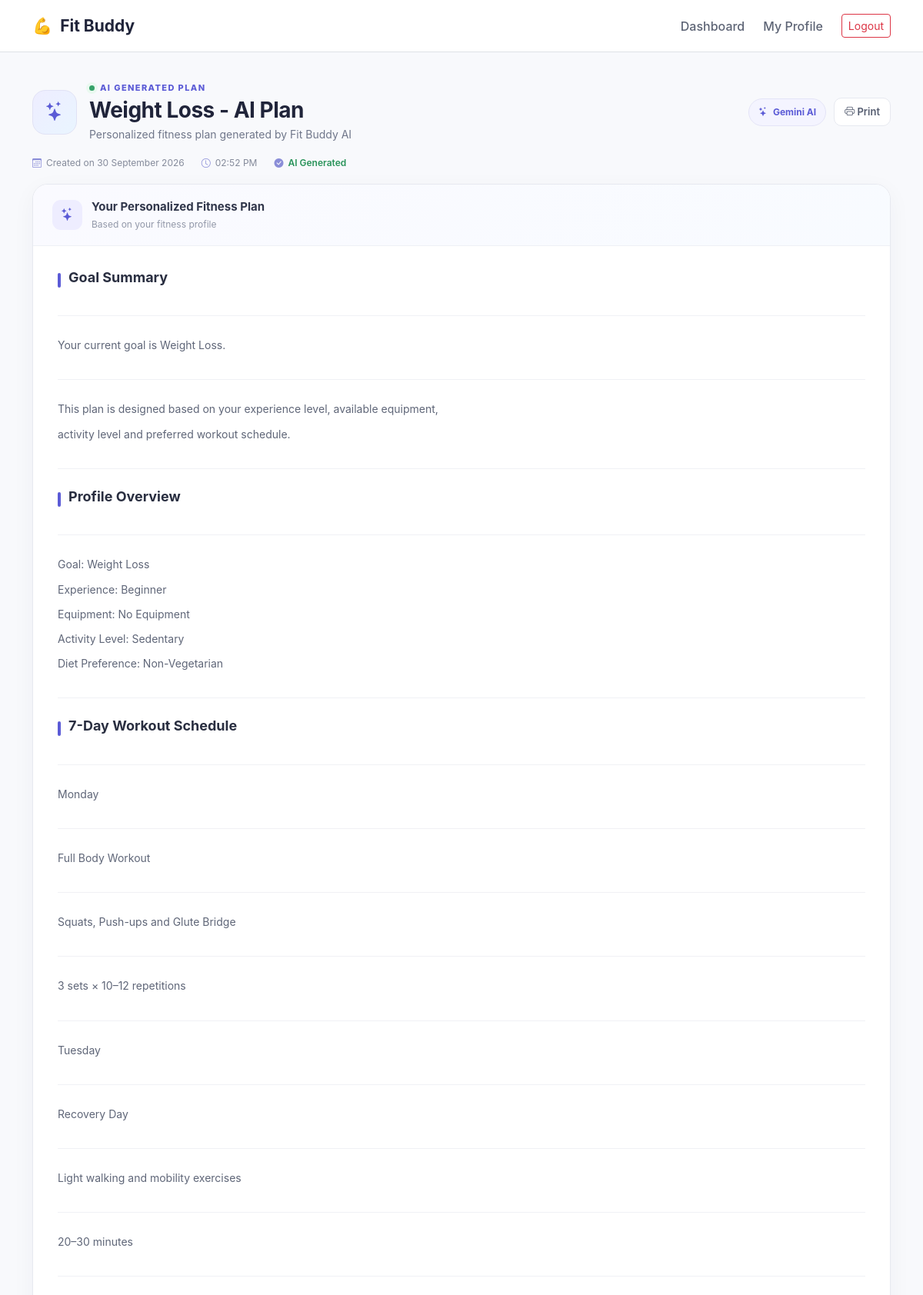
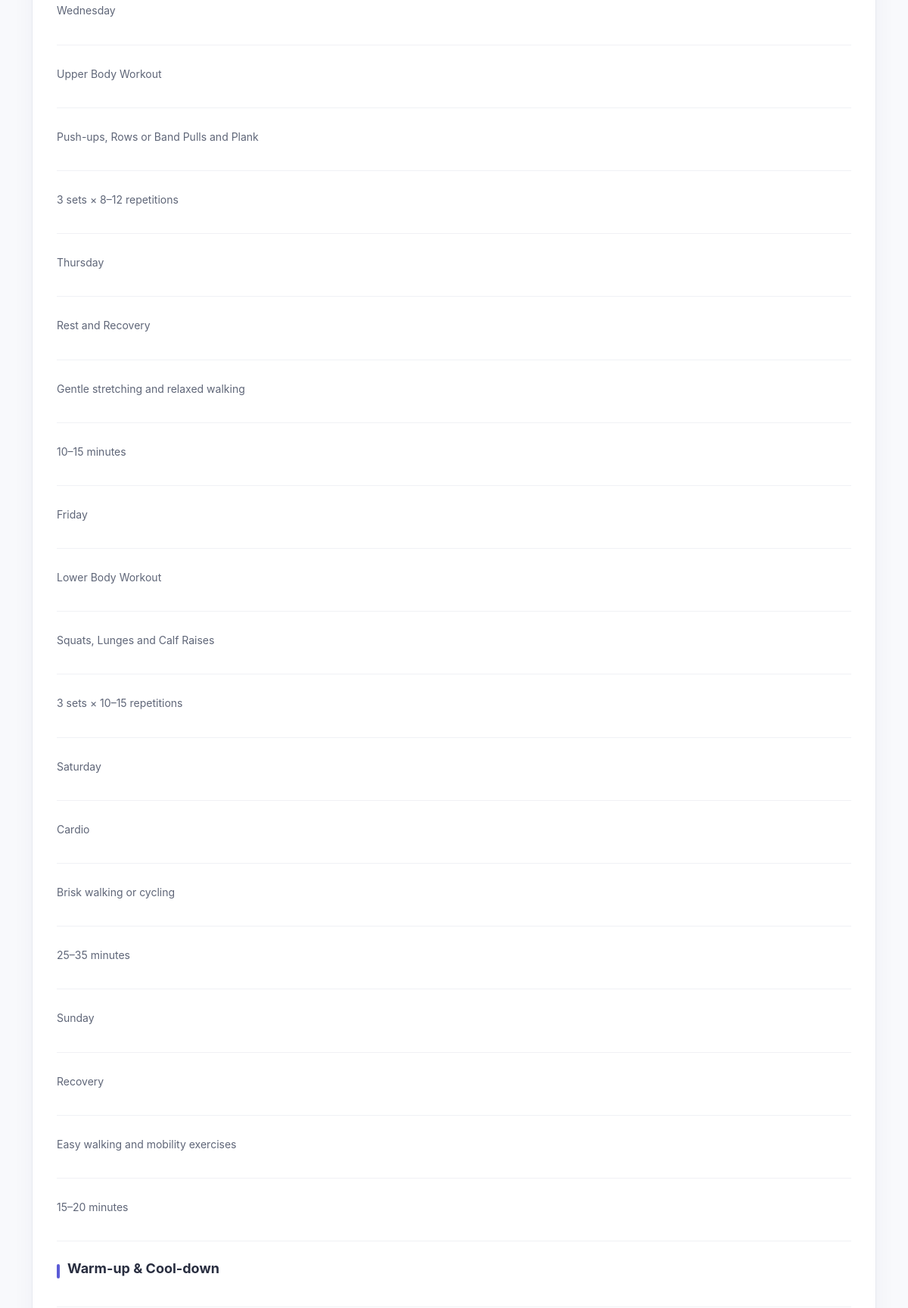
Page /plan/2 (signed in, upper part) on the committed database (2 pictures, top to bottom).
### app/models.py (models this page shows)
class FitnessPlan(db.Model):
    id = db.Column(db.Integer, primary_key=True)
    user_id = db.Column(db.Integer, db.ForeignKey('user.id'), nullable=False)
    title = db.Column(db.String(200), default='AI Fitness Plan')
    content = db.Column(db.Text, nullable=False)
    created_at = db.Column(db.DateTime, default=datetime.utcnow)

### app/main.py (the view)
@main_bp.route('/plan/<int:plan_id>')
@login_required
def plan(plan_id):
    p = FitnessPlan.query.filter_by(
        id=plan_id, user_id=current_user.id).first_or_404()
    return render_template('plan.html', plan=p)

### app/templates/plan.html (shortened to what this page needs)
{% extends "base.html" %}
{% block content %}
<div class="container page-wrap">
    <div class="ai-plan-header">
        <div class="ai-header-left">
            <div class="ai-avatar">
                <i class="bi bi-stars"></i>
            </div>
            <div>
                <div class="ai-label">
                    <span class="ai-status-dot"></span>
                    AI GENERATED PLAN
                </div>
                <h2>{{ plan.title }}</h2>
                <p>
                    Personalized fitness plan generated by Fit Buddy AI
                </p>
            </div>
        </div>
        <div class="ai-header-actions">
            <span class="ai-model-badge">
                <i class="bi bi-stars"></i>
                Gemini AI
            </span>
            <button
                class="print-btn"
                onclick="window.print()">
                <i class="bi bi-printer"></i>
                Print
            </button>
        </div>
    </div>
    <div class="ai-created-info">
        <div>
            <i class="bi bi-calendar3"></i>
            Created on
            {{ plan.created_at.strftime('%d %B %Y') }}
        </div>
        <div>
            <i class="bi bi-clock"></i>
            {{ plan.created_at.strftime('%I:%M %p') }}
        </div>
        <div class="ai-generated">
            <i class="bi bi-check-circle-fill"></i>
            AI Generated
        </div>
    </div>
    <div class="ai-response-card">
        <div class="ai-response-top">
            <div class="response-title">
                <div class="response-icon">
                    <i class="bi bi-stars"></i>
                </div>
                <div>
                    <strong>
                        Your Personalized Fitness Plan
                    </strong>
                    <span>
                        Based on your fitness profile
                    </span>
                </div>
            </div>
        </div>
        <div class="plan-content">
            {% set sections = plan.content.split('\n\n') %}
            {% for section in sections %}
                {% set lines = section.split('\n') %}
                {% if lines|length > 0 %}
                    <div class="ai-section">
                        {% for line in lines %}
                            {% if line.strip() %}
                                {% if line.startswith('# ') %}
                                    <h2 class="ai-main-title">
                                        {{ line[2:] | replace('**', '') }}
                                    </h2>
                                {% elif line.startswith('## ') %}
                                    <h3 class="ai-section-title">
                                        {{ line[3:] | replace('**', '') }}
                                    </h3>
                                {% elif line.startswith('### ') %}
                                    <h4 class="ai-sub-title">
                                        {{ line[4:] | replace('**', '') }}
                                    </h4>
                                {% elif line.startswith('**') and line.endswith('**') %}
                                    <h3 class="ai-section-title">
                                        {{ line.replace('**', '') }}
                                    </h3>
                                {% else %}
                                    <p class="ai-paragraph">
                                        {{ line | replace('**', '') }}
                                    </p>
                                {% endif %}
                            {% endif %}
                        {% endfor %}
                    </div>
                {% endif %}
            {% endfor %}
        </div>
    </div>
</div>
{% endblock %}

### app/static/css/style.css (style rules this page uses)
:root { --primary: #5b5bd6; --primary-dark: #4747b8; --soft-purple: #f0efff; --soft-blue: #eaf4ff; --soft-green: #eaf9f0; --text: #20243a; --muted: #70778a; --border: #e7e9f0; }
* { box-sizing: border-box; }
body { background: #f8f9fc; color: var(--text); font-family: Inter, ui-sans-serif, system-ui, -apple-system, "Segoe UI", sans-serif; }
.page-wrap { padding-top:38px; }
.plan-content { line-height:1.75; color:#41485b; }
.ai-plan-header { display: flex; align-items: center; justify-content: space-between; gap: 25px; margin-bottom: 18px; }
.ai-header-left { display: flex; align-items: center; gap: 16px; }
.ai-avatar { width: 58px; height: 58px; border-radius: 17px; display: grid; place-items: center; background: linear-gradient( 135deg, #eeedff, #e9f5ff ); color: var(--primary); font-size: 25px; border: 1px solid #e1e2f5; }
.ai-label { display: flex; align-items: center; gap: 7px; color: var(--primary); font-size: 11px; font-weight: 800; letter-spacing: 1.4px; margin-bottom: 4px; }
.ai-status-dot { width: 7px; height: 7px; border-radius: 50%; background: #36a269; box-shadow: 0 0 0 4px #eaf9f0; }
.ai-plan-header h2 { margin: 0; font-size: 28px; font-weight: 750; letter-spacing: -0.5px; }
.ai-plan-header p { margin: 4px 0 0; color: var(--muted); font-size: 14px; }
.ai-header-actions { display: flex; align-items: center; gap: 10px; }
.ai-model-badge { display: inline-flex; align-items: center; gap: 7px; padding: 8px 12px; border-radius: 20px; background: #f4f4ff; color: var(--primary); font-size: 12px; font-weight: 700; border: 1px solid #e4e4f7; }
.print-btn { border: 1px solid var(--border); background: white; color: #555d70; padding: 8px 13px; border-radius: 10px; font-size: 13px; font-weight: 600; transition: .2s ease; }
.ai-created-info { display: flex; align-items: center; gap: 22px; margin-bottom: 18px; color: #858b9b; font-size: 12px; }
.ai-created-info div { display: flex; align-items: center; gap: 6px; }
.ai-created-info i { color: #8b8ed8; }
.ai-created-info .ai-generated { color: #29935a; font-weight: 600; }
.ai-response-card { background: white; border: 1px solid var(--border); border-radius: 20px; overflow: hidden; box-shadow: 0 8px 30px rgba(30, 40, 80, .045); }
.ai-response-top { padding: 18px 25px; border-bottom: 1px solid #eef0f5; background: linear-gradient( 135deg, #fafaff, #f8fbff ); }
.response-title { display: flex; align-items: center; gap: 12px; }
.response-icon { width: 39px; height: 39px; display: grid; place-items: center; border-radius: 11px; background: #eeedff; color: var(--primary); font-size: 17px; }
.response-title strong { display: block; font-size: 15px; color: #30364a; }
.response-title span { display: block; margin-top: 2px; font-size: 12px; color: #9298a8; }
.plan-content { padding: 30px 32px 35px; color: #42495b; line-height: 1.75; }
.ai-section { padding-bottom: 25px; margin-bottom: 25px; border-bottom: 1px solid #f0f1f5; }
.ai-section-title { position: relative; margin: 0 0 14px; padding-left: 14px; font-size: 18px; font-weight: 750; color: #292e40; }
.ai-section-title::before { content: ""; position: absolute; left: 0; top: 5px; width: 4px; height: 19px; border-radius: 5px; background: var(--primary); }
.ai-paragraph { margin: 7px 0; color: #5f6678; font-size: 14px; line-height: 1.8; }

### rows in the picture
FitnessPlan: title "Weight Loss - AI Plan", created_at "30 September 2026", created_at "02:52 PM"

### other values in the picture
{{ line.replace('**', '') }} "Goal Summary" "Profile Overview" "7-Day Workout Schedule" "Warm-up & Cool-down"
{{ line | replace('**', '') }} "Your current goal is Weight Loss." "This plan is designed based on your experience level, available equipment," "activity level and preferred workout schedule." "Goal: Weight Loss" "Experience: Beginner" "Equipment: No Equipment" "Activity Level: Sedentary" "Diet Preference: Non-Vegetarian" "Monday" "Full Body Workout" "Squats, Push-ups and Glute Bridge" "3 sets × 10–12 repetitions" "Tuesday" "Recovery Day" "Light walking and mobility exercises" "20–30 minutes" "Wednesday" "Upper Body Workout" "Push-ups, Rows or Band Pulls and Plank" "3 sets × 8–12 repetitions" "Thursday" "Rest and Recovery" "Gentle stretching and relaxed walking" "10–15 minutes" "Friday" "Lower Body Workout" "Squats, Lunges and Calf Raises" "3 sets × 10–15 repetitions" "Saturday" "Cardio" "Brisk walking or cycling" "25–35 minutes" "Sunday" "Recovery" "Easy walking and mobility exercises" "15–20 minutes"
